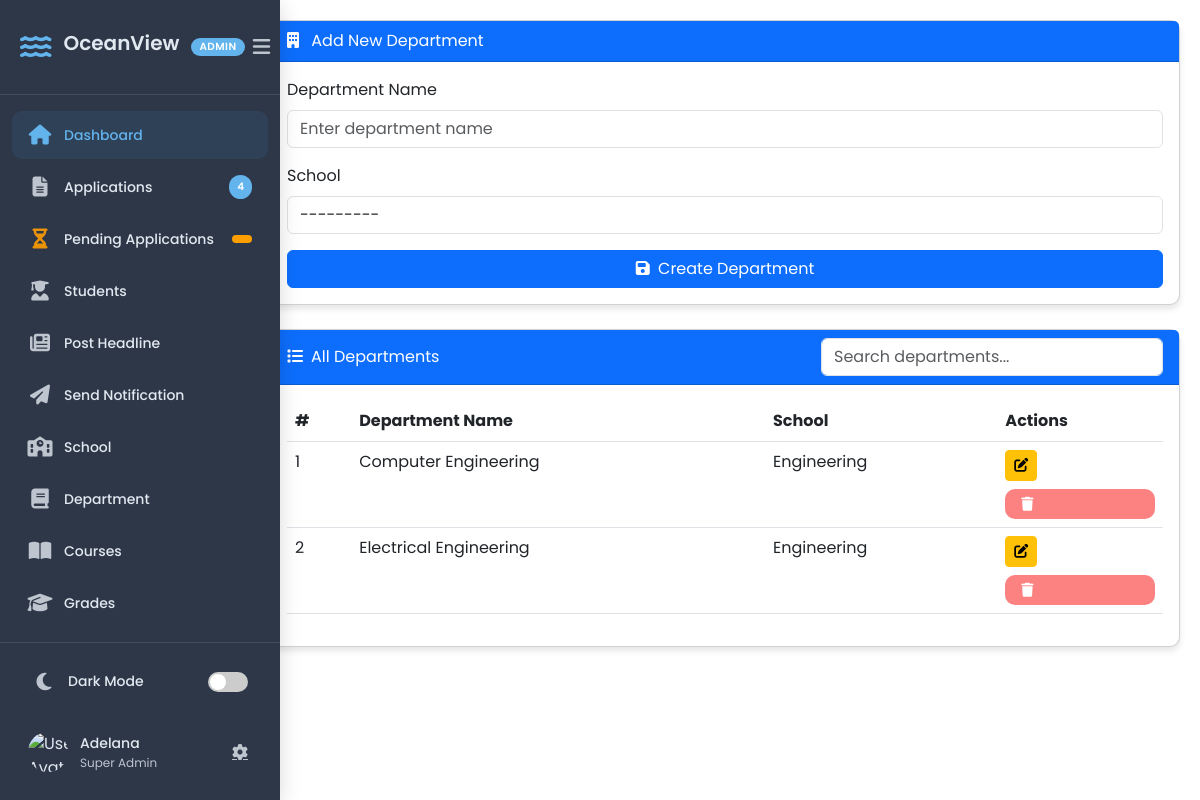
Before: /add-department/ (signed in) with the older database file.
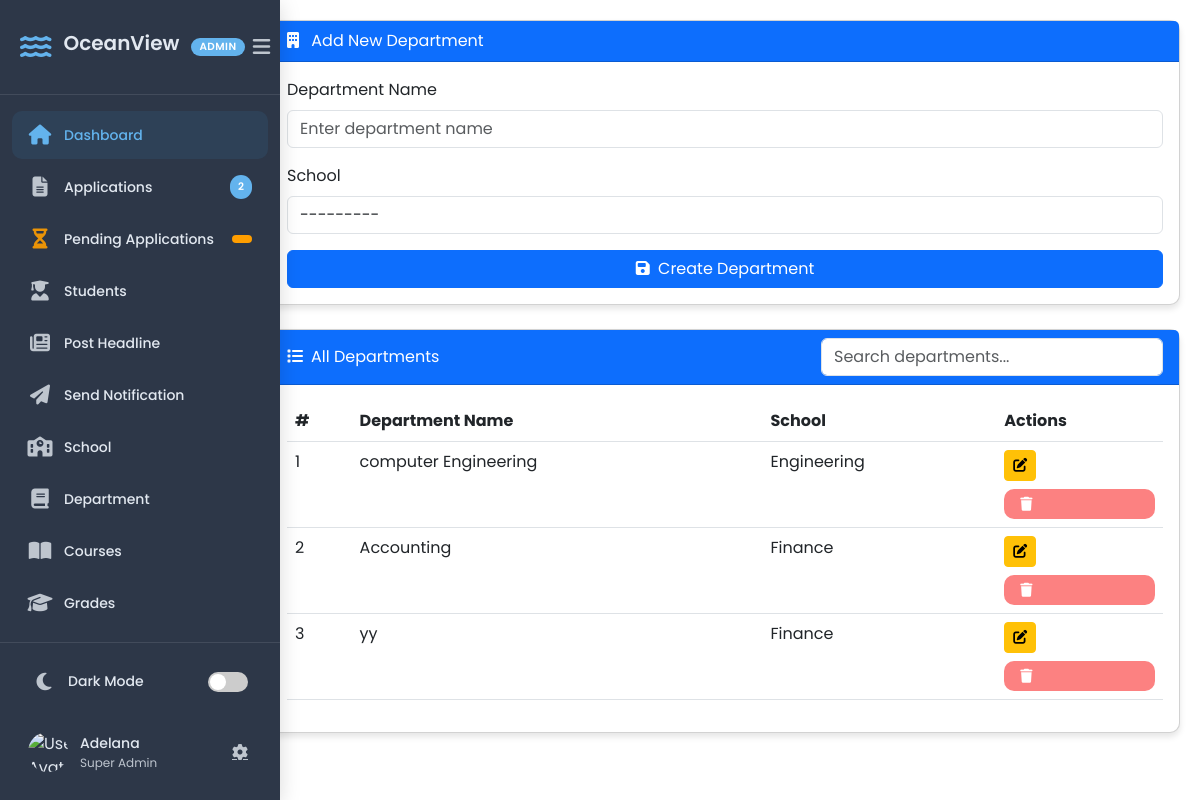
After: the same page with the newer database file.
### portal/models.py (models this page shows, shortened)
class Department(models.Model):
    name = models.CharField(max_length=100)
    school = models.ForeignKey(School, on_delete=models.CASCADE, related_name="departments")

class School(models.Model):
    name = models.CharField(max_length=100, unique=True)
    def __str__(self):
        return self.name

### crm/views.py (the view)
# urls.py: path("add-department/", add_department, name = "add_department" ),
@login_required
def add_department(request):
    allowed_groups = ['Dean']
    if not request.user.is_superuser and not request.user.groups.filter(name__in=allowed_groups).exists():
       return HttpResponseForbidden("You do not have permission to view this applicant.")
    total_applications = Application.objects.count()
    if request.method == "POST":
        form = DepartmentForm(request.POST, request.FILES)
        if form.is_valid():
            form.save()
            messages.success(request, "Department created successfully!")
            return redirect("add_department")
    else:
        form = DepartmentForm()
    departments = paginate_departments(request)
    return render(request, "crm/add_department.html", {"form": form, "departments": departments, 'total_applications': total_applications})

### crm/forms.py
class DepartmentForm(forms.ModelForm):
    class Meta:
        model = Department
        fields = ["name", "school"]
        widgets = {
            "name": forms.TextInput(attrs={
                "class": "form-control",
                "placeholder": "Enter department name"  # Changed from "school name" to be more accurate
            }),
            "school": forms.Select(attrs={  # Changed to Select since school is likely a ForeignKey
                "class": "form-control",
                "placeholder": "Select school"
            }),
        }

### crm/context_processors.py (called while the page is built)
def user_roles(request):
    if request.user.is_authenticated:
        groups = request.user.groups.values_list("name", flat=True)
        return {"user_groups": groups}
    return {}

### crm/templates/crm/add_department.html (shortened to what this page needs)
{% load static %}
<!DOCTYPE html>
<html lang="en">
<head>
    <link href="https://cdn.jsdelivr.net/npm/bootstrap@5.3.0/dist/css/bootstrap.min.css" rel="stylesheet">
    <link rel="stylesheet" href="https://cdnjs.cloudflare.com/ajax/libs/font-awesome/6.0.0/css/all.min.css">
    <link rel="stylesheet" href="{% static 'crm/css/add_department.css' %}">
</head>
<body>
    {% include 'crm/sidebar.html' %}
    <div class="main-content">
        <div class="card mb-4">
            <div class="card-header bg-primary text-white">
                <i class="fas fa-building me-2"></i>
                {% if form.instance.id %}Edit Department{% else %}Add New Department{% endif %}
            </div>
            <div class="card-body">
                <form method="POST" id="departmentForm">
                    <div class="mb-3">
                        <label for="id_name" class="form-label">Department Name</label>
                        {{ form.name }}
                    </div>
                    <div class="mb-3">
                        <label for="id_school" class="form-label">School</label>
                        {{ form.school }}
                    </div>
                    <button type="submit" class="btn btn-primary w-100">
                        <i class="fas fa-save me-1"></i>
                        {% if form.instance.id %}Update{% else %}Create{% endif %} Department
                    </button>
                </form>
            </div>
        </div>
        <div class="card">
            <div class="card-header bg-primary text-white d-flex justify-content-between align-items-center">
                <span><i class="fas fa-list me-2"></i>All Departments</span>
                <div class="search-container">
                    <input type="text" class="form-control" placeholder="Search departments..." id="searchInput">
                </div>
            </div>
            <div class="card-body">
                <div class="table-responsive">
                    <table class="table table-hover">
                        <thead>
                            <tr>
                                <th>#</th>
                                <th>Department Name</th>
                                <th>School</th>
                                <th>Actions</th>
                            </tr>
                        </thead>
                        <tbody>
                            {% for department in departments %}
                            <tr>
                                <td>{{ forloop.counter }}</td>
                                <td>{{ department.name }}</td>
                                <td>{{ department.school.name }}</td>
                                <td>
                                    <a href="#" class="btn btn-sm btn-warning">
                                        <i class="fas fa-edit"></i>
                                    </a>
                                    <form action="#" method="POST" class="d-inline">
                                        <button type="submit" class="btn btn-sm btn-danger" onclick="return confirm('Are you sure you want to delete this department?')">
                                            <i class="fas fa-trash"></i>
                                        </button>
                                    </form>
                                </td>
                            </tr>
                            {% empty %}
                            <tr>
                                <td colspan="4" class="text-center">No departments found</td>
                            </tr>
                            {% endfor %}
                        </tbody>
                    </table>
                </div>
            </div>
        </div>
    </div>
</body>
</html>

### crm/templates/crm/sidebar.html (shortened to what the changed rows need)
{% load static %}
<!DOCTYPE html>
<html lang="en">
<head>
    <link rel="stylesheet" href="https://cdnjs.cloudflare.com/ajax/libs/font-awesome/6.4.0/css/all.min.css">
    <link rel="stylesheet" href="{% static 'crm/css/sidebar.css' %}">
</head>
<body>
<div class="sidebar-container">
    <div class="sidebar">
        <ul class="sidebar-menu">
            {% if request.user.is_superuser or request.user.groups.all.0.name == 'Admission Officer' %}
            <li class="menu-item">
                <a href="{% url 'applicant_list' %}" class="menu-link">
                    <span class="menu-icon"><i class="fas fa-file-alt"></i></span>
                    <span class="menu-text">Applications</span>
                    <span class="menu-badge">{{ total_applications }}</span>
                </a>
            </li>
            <li class="menu-item">
                <a href="{% url 'pending_list' %}" class="menu-link">
                    <span class="menu-icon"><i class="fas fa-hourglass-half"></i></span>
                    <span class="menu-text">Pending Applications</span>
                    <span class="menu-badge badge-warning">{{ total_pending_application }}</span>
                </a>
            </li>
            {% endif %}
        </ul>
    </div>
</div>
</body>
</html>

Changed rows visible on the page:
changed Department "Engineering": name "Computer Engineering" → "computer Engineering"
changed Department: name "Electrical Engineering" → "Accounting"; school.name "Engineering" → "Finance"
added Department: name "yy", school.name "Finance"
Other visible differences:
{{ total_applications }}: "4" → "2"
